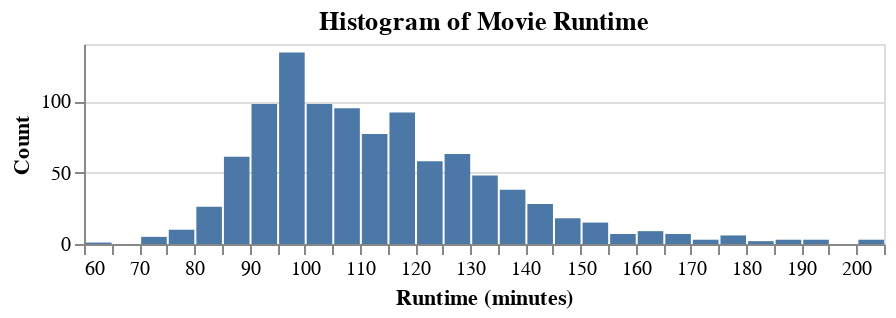

Source (notebook cell):
### Markdown cell above
<div class="alert alert-info" style="color:black">

### Question 1.3
rubric={viz:1,accuracy:1}

<h4>Python</h4>
<p>Create a single histogram of a numerical column of your choice, choosing an appropriate number of bins and set the figure height to 100.</p>

</div>

### Code cell
# YOUR ANSWER GOES HERE
import pandas as pd
import altair as alt
alt.renderers.enable("default")

df = pd.read_json("/Users/zihaomacbook/Desktop/lab2-movies.json")

alt.Chart(df.dropna(subset=["runtime"])).mark_bar().encode(
    x=alt.X(
        "runtime:Q",
        bin=alt.Bin(maxbins=30),
        title="Runtime (minutes)"
    ),
    y=alt.Y(
        "count():Q",
        title="Count"
    )
).properties(
    height=100,
    width=400,
    title="Histogram of Movie Runtime"
)

### Figure 1 — Vega specification as saved in the notebook (floating-point values rounded to 4 significant figures)
{"$schema": "https://vega.github.io/schema/vega/v6.json", "data": [{"name": "source_0", "values": [{"__count": 98, "bin_maxbins_30_runtime": 100.0, "bin_maxbins_30_runtime_end": 105.0}, {"__count": 28, "bin_maxbins_30_runtime": 140.0, "bin_maxbins_30_runtime_end": 145.0}, {"__count": 58, "bin_maxbins_30_runtime": 120.0, "bin_maxbins_30_runtime_end": 125.0}, {"__count": 15, "bin_maxbins_30_runtime": 150.0, "bin_maxbins_30_runtime_end": 155.0}, {"__count": 134, "bin_maxbins_30_runtime": 95.0, "bin_maxbins_30_runtime_end": 100.0}, {"__count": 48, "bin_maxbins_30_runtime": 130.0, "bin_maxbins_30_runtime_end": 135.0}, {"__count": 92, "bin_maxbins_30_runtime": 115.0, "bin_maxbins_30_runtime_end": 120.0}, {"__count": 95, "bin_maxbins_30_runtime": 105.0, "bin_maxbins_30_runtime_end": 110.0}, {"__count": 63, "bin_maxbins_30_runtime": 125.0, "bin_maxbins_30_runtime_end": 130.0}, {"__count": 7, "bin_maxbins_30_runtime": 155.0, "bin_maxbins_30_runtime_end": 160.0}, {"__count": 6, "bin_maxbins_30_runtime": 175.0, "bin_maxbins_30_runtime_end": 180.0}, {"__count": 3, "bin_maxbins_30_runtime": 200.0, "bin_maxbins_30_runtime_end": 205.0}, {"__count": 77, "bin_maxbins_30_runtime": 110.0, "bin_maxbins_30_runtime_end": 115.0}, {"__count": 18, "bin_maxbins_30_runtime": 145.0, "bin_maxbins_30_runtime_end": 150.0}, {"__count": 38, "bin_maxbins_30_runtime": 135.0, "bin_maxbins_30_runtime_end": 140.0}, {"__count": 98, "bin_maxbins_30_runtime": 90.0, "bin_maxbins_30_runtime_end": 95.0}, {"__count": 9, "bin_maxbins_30_runtime": 160.0, "bin_maxbins_30_runtime_end": 165.0}, {"__count": 7, "bin_maxbins_30_runtime": 165.0, "bin_maxbins_30_runtime_end": 170.0}, {"__count": 3, "bin_maxbins_30_runtime": 185.0, "bin_maxbins_30_runtime_end": 190.0}, {"__count": 61, "bin_maxbins_30_runtime": 85.0, "bin_maxbins_30_runtime_end": 90.0}, {"__count": 3, "bin_maxbins_30_runtime": 190.0, "bin_maxbins_30_runtime_end": 195.0}, {"__count": 26, "bin_maxbins_30_runtime": 80.0, "bin_maxbins_30_runtime_end": 85.0}, {"__count": 3, "bin_maxbins_30_runtime": 170.0, "bin_maxbins_30_runtime_end": 175.0}, {"__count": 2, "bin_maxbins_30_runtime": 180.0, "bin_maxbins_30_runtime_end": 185.0}, {"__count": 10, "bin_maxbins_30_runtime": 75.0, "bin_maxbins_30_runtime_end": 80.0}, {"__count": 5, "bin_maxbins_30_runtime": 70.0, "bin_maxbins_30_runtime_end": 75.0}, {"__count": 1, "bin_maxbins_30_runtime": 60.0, "bin_maxbins_30_runtime_end": 65.0}]}, {"name": "source_0_y_domain___count", "values": [{"min": 1, "max": 134}]}], "signals": [{"name": "bin_maxbins_30_runtime_bins", "value": {"fields": ["runtime"], "fname": "bin_runtime", "start": 60.0, "step": 5.0, "stop": 205.0}}], "marks": [{"type": "rect", "name": "marks", "from": {"data": "source_0"}, "encode": {"update": {"x2": {"field": "bin_maxbins_30_runtime", "scale": "x", "offset": {"signal": "0.5 + (abs(scale(\"x\", datum[\"bin_maxbins_30_runtime_end\"]) - scale(\"x\", datum[\"bin_maxbins_30_runtime\"])) < 0.25 ? -0.5 * (0.25 - (abs(scale(\"x\", datum[\"bin_maxbins_30_runtime_end\"]) - scale(\"x\", datum[\"bin_maxbins_30_runtime\"])))) : 0.5)"}}, "x": {"field": "bin_maxbins_30_runtime_end", "scale": "x", "offset": {"signal": "0.5 + (abs(scale(\"x\", datum[\"bin_maxbins_30_runtime_end\"]) - scale(\"x\", datum[\"bin_maxbins_30_runtime\"])) < 0.25 ? 0.5 * (0.25 - (abs(scale(\"x\", datum[\"bin_maxbins_30_runtime_end\"]) - scale(\"x\", datum[\"bin_maxbins_30_runtime\"])))) : -0.5)"}}, "y": {"field": "__count", "scale": "y"}, "fill": {"value": "#4c78a8"}, "y2": {"value": 0, "scale": "y"}}}, "style": ["bar"]}], "scales": [{"name": "x", "type": "linear", "domain": {"signal": "[bin_maxbins_30_runtime_bins.start, bin_maxbins_30_runtime_bins.stop]"}, "range": [0, {"signal": "width"}], "bins": {"signal": "bin_maxbins_30_runtime_bins"}, "zero": false}, {"name": "y", "type": "linear", "domain": [{"signal": "(data(\"source_0_y_domain___count\")[0] || {}).min"}, {"signal": "(data(\"source_0_y_domain___count\")[0] || {}).max"}], "range": [{"signal": "height"}, 0], "zero": true, "nice": true}], "axes": [{"scale": "y", "zindex": 0, "minExtent": 0, "labels": false, "gridScale": "x", "aria": false, "grid": true, "domain": false, "maxExtent": 0, "ticks": false, "orient": "left", "tickCount": {"signal": "ceil(height/40)"}}, {"scale": "x", "labelOverlap": true, "zindex": 0, "tickCount": {"signal": "ceil(width/10)"}, "title": "Runtime (minutes)", "labelFlush": true, "grid": false, "orient": "bottom"}, {"scale": "y", "zindex": 0, "title": "Count", "tickCount": {"signal": "ceil(height/40)"}, "labelOverlap": true, "orient": "left", "grid": false}], "title": {"text": "Histogram of Movie Runtime", "frame": "group"}, "style": "cell", "width": 400, "background": "white", "padding": 5, "height": 100}
